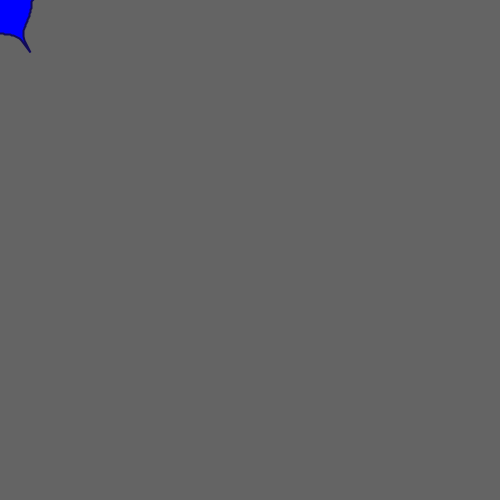
Frame 1 (no input)
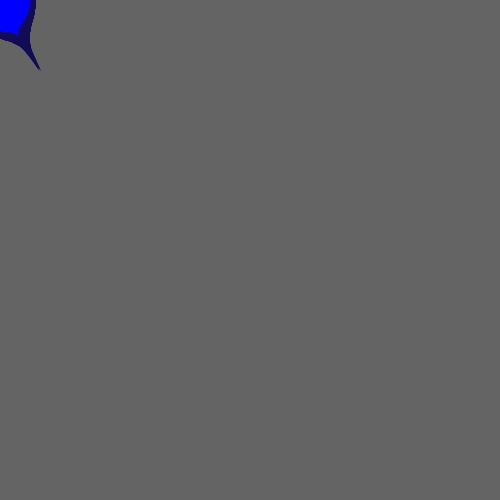
Frame 60 (the mouse pressed at the canvas centre just before this capture)
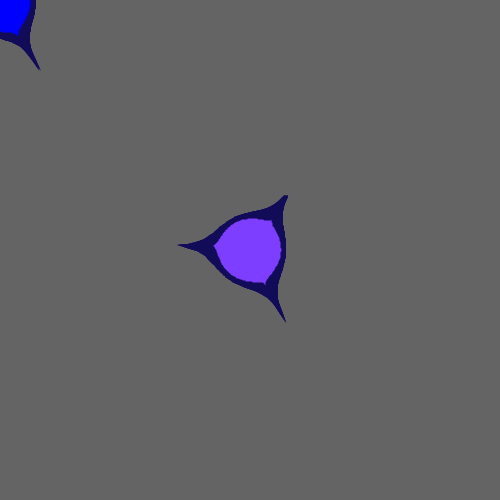
Frame 120 (the mouse held since frame 60 and released just before this capture)

The Processing sketch that drew these frames (run headless with seeded random() and noise(); from frame 60 on, the mouse is pressed at the canvas centre):

// Processing sketch: monera
// ── monera.pde
void setup() {
  size(500,500);
  background(100);
  //noFill();
  stroke(#110B58);
  strokeWeight(2);
}

float t = 0;
float rot = 0;
void draw() {
  
  translate(mouseX,mouseY);
  fill(mouseX/2, mouseY/4, 255);
  //background(100);
  rotate(rot);
  beginShape();
  for(float theta = 0; theta <= 2 * PI; theta += 0.03){
    float rad = r(theta,
    sin(t) * 0.5 + 0.5, // a
    15, // b
    6, // m keep as an even number
    sin(t) * 0.5 + 3.9, // n1
    sin(t) * 0.5 + 0.5, // n2
    cos(t) * 0.5 + 0.9 // n3
    );
    float x = rad * cos(theta) * 35;
    float y = rad * sin(theta) * 35;
    vertex(x,y);
  }
  
  endShape();
  
  t += 0.1;
  rot += 0.0009;
}

float r(float theta, float a, float b, float m, float n1, float n2, float n3){
  return pow(pow(abs(cos(m * theta / 4.0) / a), n2) + 
    pow(abs(sin(m * theta / 4.0) / b), n3), -1.0 / n1);
}
